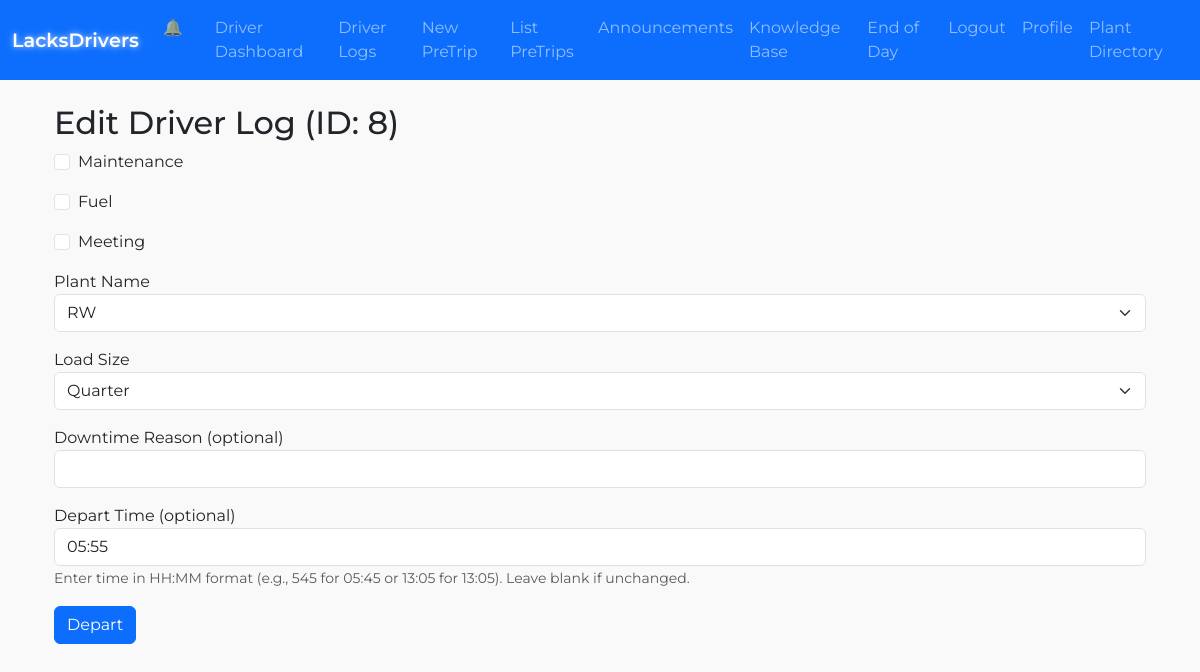
Screenshot of /edit_driver_log/8 (signed in) with the database file from the repository.
### lacksdrivers.py (models this page shows, shortened)
class DriverLog(db.Model):
    __tablename__ = "driver_log"
    id = db.Column(db.Integer, primary_key=True)
    driver_id = db.Column(db.Integer, db.ForeignKey("user.id"), nullable=False)
    date = db.Column(db.Date, nullable=False)
    arrive_time = db.Column(db.String(20))
    depart_time = db.Column(db.String(20))
    downtime_reason = db.Column(db.String(200), nullable=True)
    load_size = db.Column(db.String(10), nullable=False)
    plant_name = db.Column(db.String(20), nullable=False)
    maintenance = db.Column(db.Boolean, default=False)
    fuel = db.Column(db.Boolean, default=False)
    meeting = db.Column(db.Boolean, default=False)
    created_at = db.Column(db.DateTime, default=datetime.utcnow)
    updated_at = db.Column(db.DateTime, onupdate=datetime.utcnow)

### lacksdrivers.py (the view, shortened to what this page needs)
@app.route("/edit_driver_log/<int:log_id>", methods=["GET", "POST"])
@login_required
def edit_driver_log(log_id):
    log = DriverLog.query.get_or_404(log_id)
    if current_user.role == "driver" and log.driver_id != current_user.id:
        flash("Not authorized to edit someone else's log!", "danger")
        return redirect(url_for("driver_logs"))
    form = DriverLogForm(obj=log)
    return render_template("edit_driver_log.html", form=form, log=log)

### lacksdrivers.py (called while the page is built)
@app.context_processor
def inject_plant_addresses():
    return dict(PLANT_ADDRESSES=PLANT_ADDRESSES)

@login_manager.user_loader
def load_user(user_id):
    return User.query.get(int(user_id))

### templates/edit_driver_log.html (shortened to what this page needs)
{% extends "base.html" %}
{% block content %}
<div class="container">
  <h2 class="mt-3">Edit Driver Log (ID: {{ log.id }})</h2>
  <form method="POST" action="">
    <div class="mb-3 form-check">
      {{ form.maintenance(class="form-check-input") }}
      {{ form.maintenance.label(class="form-check-label") }}
    </div>
    <div class="mb-3 form-check">
      {{ form.fuel(class="form-check-input") }}
      {{ form.fuel.label(class="form-check-label") }}
    </div>
    <div class="mb-3 form-check">
      {{ form.meeting(class="form-check-input") }}
      {{ form.meeting.label(class="form-check-label") }}
    </div>
    <div class="mb-3">
      {{ form.plant_name.label }}
      {{ form.plant_name(class="form-select") }}
    </div>
    <div class="mb-3">
      {{ form.load_size.label }}
      {{ form.load_size(class="form-select") }}
    </div>
    <div class="mb-3">
      {{ form.downtime_reason.label }}
      {{ form.downtime_reason(class="form-control") }}
    </div>
    <div class="mb-3">
      {{ form.depart_time.label }}
      {{ form.depart_time(class="form-control", placeholder="HH:MM") }}
      <small class="form-text text-muted">
        Enter time in HH:MM format (e.g., 545 for 05:45 or 13:05 for 13:05). Leave blank if unchanged.
      </small>
    </div>
    {{ form.submit(class="btn btn-primary", value="Depart") }}
  </form>
</div>
{% endblock %}

### static/css/images/style.css (style rules this page uses)
:root { --bs-primary: #1F3A93; --bs-secondary: #2ECC71; --bs-danger: #E74C3C; --bs-success: #27AE60; --bs-warning: #F39C12; --bs-info: #3498DB; --bs-light: #f8f9fa; --bs-dark: #2C3E50; }
.form-check-input { margin-top: 0.3rem; }

### templates/base.html (style rules this page uses)
body { font-family: 'Montserrat', sans-serif; background-color: #f9f9f9; margin: 0; padding: 0; }

### rows the page displays
DriverLog: id "8", plant_name "RW", load_size "Quarter", depart_time "05:55"
